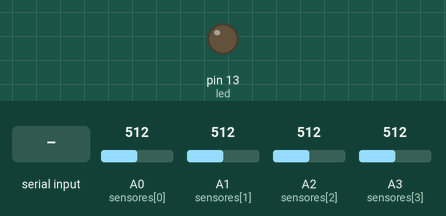
Simulated run of this sketch. Board: Arduino Uno, built with avr-gcc and run on an emulated ATmega328P. Shown: output pins drawn as LEDs (lit = HIGH). The inputs (shaded band) are chosen by the test bench; at power-on: A0 (sensores[0]) = 512, A1 (sensores[1]) = 512, A2 (sensores[2]) = 512, A3 (sensores[3]) = 512. What the sketch prints to the serial monitor is not drawn.

Above: at 1.2 s.
1.3 s: "90,45\n" received over Serial
At 2.5 s:
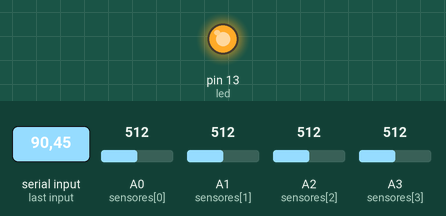
Timing chart, 0 to 4.3 s (numbered marks = the images above; inputs shaded):
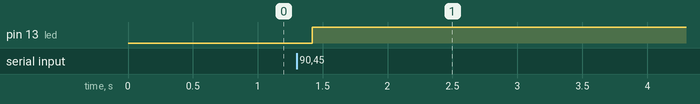

Measured:
- after the input at 1.3 s, pin 13 (led): LOW → HIGH after 0.12 s

The sketch:

P40_ToPythonReadWrite_VariosSensores.ino
```cpp
int v;
int sensores[] = {A0, A1, A2, A3}; //sensores digitales o analogicos
//LDR, Potenciometro, HCSR04, PIR, LM35, ...
int valores_Sensores[] = {0, 0, 0, 0};
int led = 13;
void setup() {
  // put your setup code here, to run once:
  pinMode(led, OUTPUT);
  Serial.begin(9600);
  Serial.setTimeout(100);
}

void loop() {
  // put your main code here, to run repeatedly:
  String cadena = "";
  for(int i = 0; i<4; i++){
    valores_Sensores[i] = analogRead(sensores[i]);
    cadena += String(valores_Sensores[i]) + "@";
  }

  Serial.println(cadena);

  if(Serial.available()>0){
    v = Serial.readString().toInt();
    digitalWrite(led, v);
  }
  delay(100);
}
```
